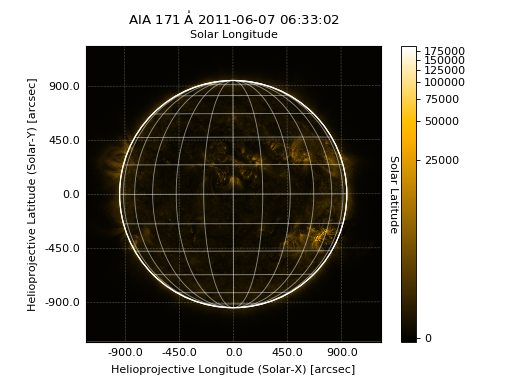

This figure's Python source:
import sunpy.map
import matplotlib.pyplot as plt
import sunpy.data.sample

aia = sunpy.map.Map(sunpy.data.sample.AIA_171_IMAGE)

fig = plt.figure()
ax = plt.subplot(111, projection=aia)

aia.plot()
aia.draw_limb()
aia.draw_grid()
aia.draw_limb()
plt.colorbar()

plt.show()
